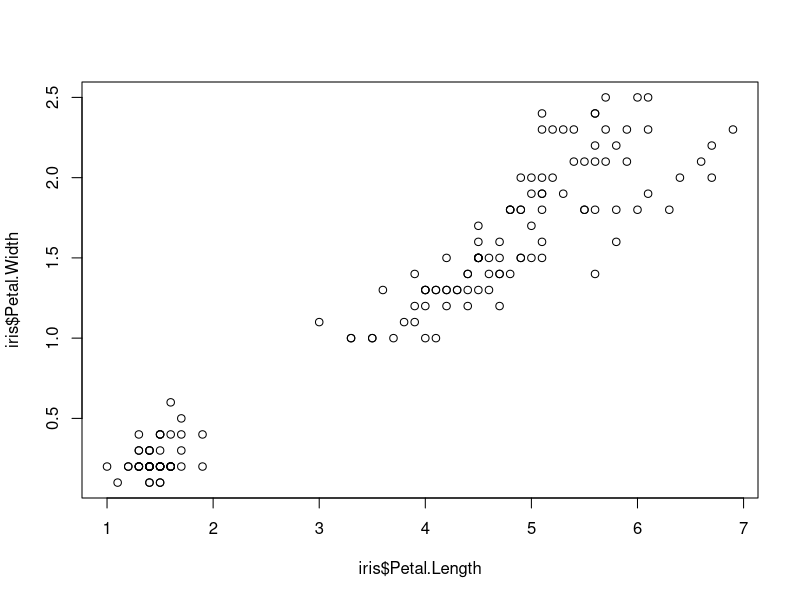
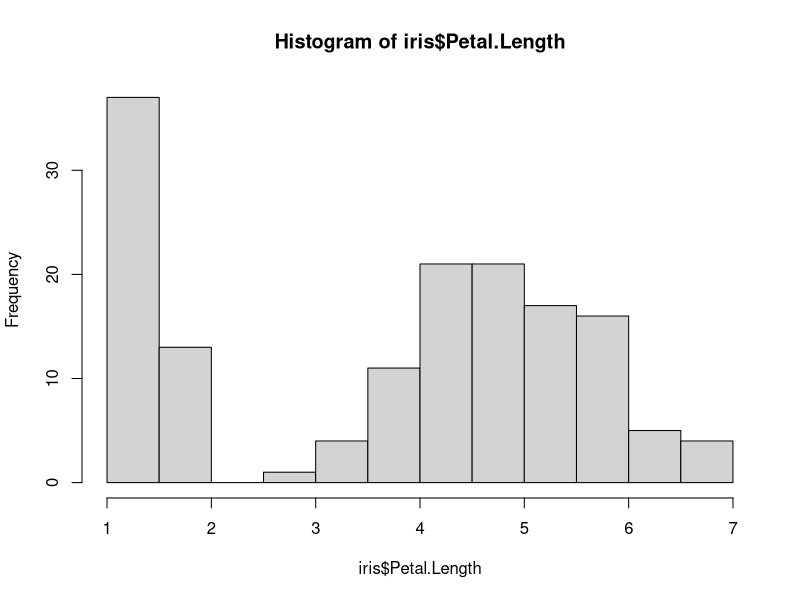

Source code (R) for these figures, in order:
## ---- chunk 1
rm(list=ls())
data(iris())
dim(iris)
## ---- chunk 2
summary(iris)
## ---- chunk 3
plot(iris$Petal.Length, iris$Petal.Width)
## ---- chunk 4
hist(iris$Petal.Length)
